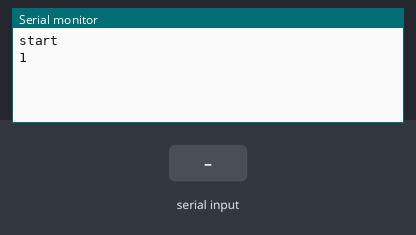
A sketch run on a simulated Arduino Mega 2560, built with avr-gcc and run on an emulated ATmega2560. Parts: the last lines printed to the serial monitor. Inputs (shaded band) come from the test bench.

Above: at 1.2 s.
1.3 s: "90,45&" received over the second serial link
At 2.1 s:
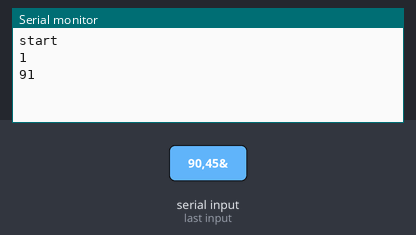
2.8 s: "30,150&" received over the second serial link
At 3.6 s:
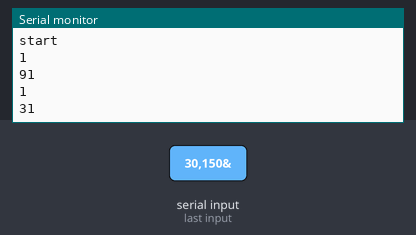
Timing chart, 0 to 5.8 s (numbered marks = the images above; inputs shaded):
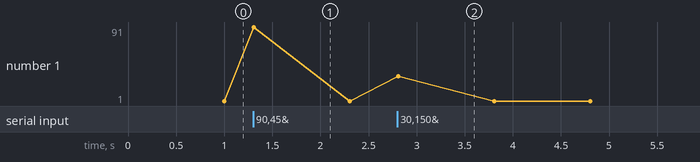

The sketch:

recive.ino
```cpp
void setup() {
  Serial.begin(38400);
  Serial2.begin(9600);
  Serial.println("start");
}

int kazu;
void loop() {
  String recive_value = Serial2.readStringUntil('&');
  // recive_value = Serial1.read();
  //Serial.println(Serial1.read());
  kazu = recive_value.toInt() + 1;
  Serial.println(kazu);
}
```

Measured:
- after the input at 1.3 s, the serial monitor: prints a new line at once (image 1)
- after the input at 2.8 s, the serial monitor: prints a new line at once (image 2)
